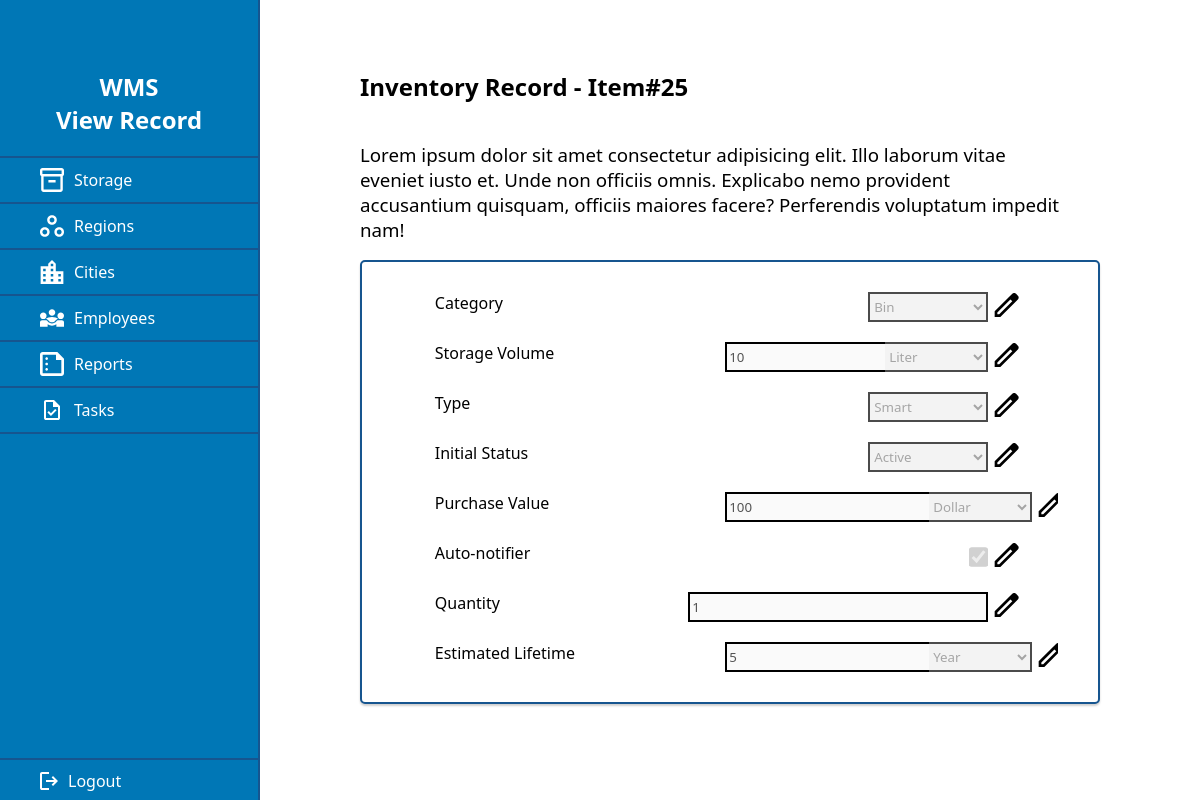
The page /view/storage/storage-view-record.php?id=25 (signed in) on the database as committed earlier.
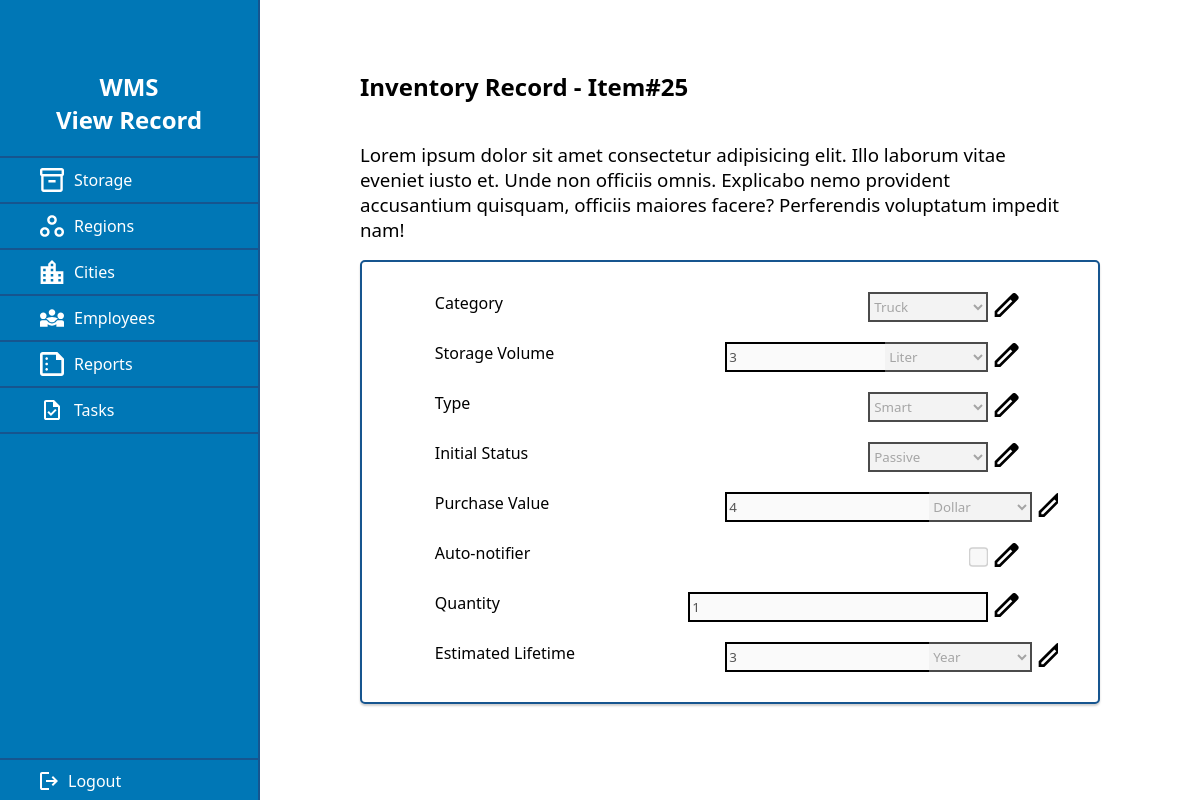
The same page on the database as committed later.
### tables this page shows
CREATE TABLE `storage` (
  `id` int(11) NOT NULL,
  `category` varchar(100) NOT NULL,
  `volume` int(11) NOT NULL,
  `volume_unit` varchar(100) NOT NULL,
  `type` varchar(100) NOT NULL,
  `initial_status` varchar(100) NOT NULL,
  `value` int(11) NOT NULL,
  `value_unit` varchar(100) NOT NULL,
  `autonotifier` varchar(100) NOT NULL,
  `quantity` int(11) NOT NULL,
  `lifetime` int(11) NOT NULL,
  `lifetime_unit` varchar(100) NOT NULL,
  `temporary_storage` varchar(100) NOT NULL,
  `modification_date` date DEFAULT NULL
);

### controller/ControllerAuth.php (called while the page is built, shortened)
<?php
    class ControllerAuth
    {
        static function getRoot()
        {
            $isHTTPS = !empty($_SERVER['HTTPS']);
            $protocol = $isHTTPS ? 'https' : 'http';
            $host = $_SERVER['HTTP_HOST'];
            $root = $protocol . '://' . $host;
            return $root;
        }
    }
?>

### controller/ControllerStorage.php (called while the page is built, shortened)
<?php
class ControllerStorage
{
    private $entity;
    public function __construct()
    {
        $this->entity = new Storage();
    }
    public function getRecord($qs, $root)
    {
        $queryString = $qs;
        $queryArray = [];
        parse_str($queryString, $queryArray);
        $id = isset($queryArray['id']) ? $queryArray['id'] : "false";
        $isEdit = isset($queryArray['edit']) ? $queryArray['edit'] : "false";
        if (sizeof($queryArray) > 0 && $id != "false") {
            $record = $this->fetchRecord(intval($queryArray['id']))[0];
        }
        $record['isEdit'] = $isEdit;
        return $record;
    }
    private function fetchRecord($id)
    {
        $queryResult =  $this->entity->getById($id);
        if ($queryResult->num_rows > 0) {
            $fetchResult = $queryResult->fetch_all(MYSQLI_ASSOC);
            return $fetchResult;
        }
        return false;
    }
}

### model/Storage.php (called while the page is built, shortened)
<?php
class Storage
{
    private $db;
    private $table = 'storage';
    private $id = 'id';
    public function __construct()
    {
        $this->db = new Database();
    }
    public function getById($value)
    {
        try {
            $result = $this->db->queryRaw("SELECT * FROM $this->table WHERE $this->id = $value");
            return $result;
        } catch (Exception $e) {
            var_dump($e->getMessage());
            return $e;
        }
        return false;
    }
}

### database/index.php (called while the page is built, shortened)
<?php
class Database
{
    private $connection;
    public function __construct(String $username = Constants::DB_USER, String $password = Constants::DB_PASSWORD)
    {
        $this->connection = new mysqli(Constants::DB_HOST, $username, $password, Constants::DB_NAME);
    }
    public function queryRaw(String $query): mysqli_result|String
    {
        try {
            return $this->connection->query($query);
        } catch (Exception $e) {
            return $e->getMessage();
        }
    }
}
?>

### view/storage/storage-view-record.php (the view, shortened to what the changed rows need)
<?php
    $auth = new ControllerAuth();
    $controller = new ControllerStorage();
    $auth->checkAuth();
    $root = $auth->getRoot();
    $record = $controller->getRecord($_SERVER['QUERY_STRING'], $root);
    function checkIsEdit($record, $type = "disabled") {
        $output = ($record['isEdit'] == "false") ? $type : "";
        echo $output;
        return $output == "";
    };
    function editBtn($record, $id = "") {
        $btn = "
        <button class='change-loc' type='button' style='background-color: transparent; border: none;'>
            <svg width='25' height='24' viewBox='0 0 25 24' fill='none' xmlns='http://www.w3.org/2000/svg'>
                <path
                    d='M3.33341 21.3333H5.23342L18.2667 8.3L16.3667 6.4L3.33341 19.4333V21.3333ZM0.666748 24V18.3333L18.2667 0.766667C18.5334 0.522222 18.8279 0.333333 19.1501 0.2C19.4723 0.0666667 19.8112 0 20.1667 0C20.5223 0 20.8667 0.0666667 21.2001 0.2C21.5334 0.333333 21.8223 0.533333 22.0667 0.8L23.9001 2.66667C24.1667 2.91111 24.3612 3.2 24.4834 3.53333C24.6056 3.86667 24.6667 4.2 24.6667 4.53333C24.6667 4.88889 24.6056 5.22778 24.4834 5.55C24.3612 5.87222 24.1667 6.16667 23.9001 6.43333L6.33342 24H0.666748ZM17.3001 7.36667L16.3667 6.4L18.2667 8.3L17.3001 7.36667Z'
                    fill='black' />
            </svg>
        </button>";
        $output = $record['isEdit'] == "false" ? $btn : "";
        echo $output;
    }
    $setSelected = function ($propName, $result) use($record) {
        if (isset($record[$propName]) && $record[$propName] == $result) {
            echo "selected";
        }
    };
    $setValue = function ($propName) use($record) {
        if (isset($record[$propName])) {
            $res = $record[$propName];
            echo " value='$res'";
        }
    };
    $setChecked = function ($propName) use($record) {
        if (isset($record[$propName]) && $record[$propName] == "on") {
            echo " checked";
        }
    };
?>
<!DOCTYPE html>
<html lang="en">
    <head>
        <link rel="stylesheet" href="../../css/index.css">
    </head>
    <body>
        <?php include("../header.php"); ?>
        <main class="storage-main">
            <h2 class="storage-header">Inventory Record - Item#<?php echo $record['id']?></h2>
            <section class="storage-subheader-wrapper">
                <h3 class="storage-subheader" style="max-width: 700px; font-weight: 500;"></h3>
            </section>
            <section class="storage-form-wrapper">
                <form class="storage-form" id="storage-form" action="../../utils/submission.php" method="POST">
                    <div class="storage-form-lines-wrapper">
                        <div class="storage-form-line">
                            <label for="storage-category">Category</label>
                            <select name="storage-category" id="storage-category" style="width: 120px;" required <?php checkIsEdit($record) ?>>
                                <option value="bin" <?php $setSelected('category', 'bin')?>>Bin</option>
                                <option value="truck" <?php $setSelected('category', 'truck') ?>>Truck</option>
                            </select>
                            <?php editBtn($record) ?>
                        </div>
                        <div class="storage-form-line">
                            <div style="width: 300px; text-align: end; display: flex;">
                                <input name="storage-volume" id="storage-volume" type="number" min="1" max="4000" style="flex-grow: 1;" required <?php checkIsEdit($record); $setValue('volume'); ?>>
                                <select name="storage-volume-unit" id="storage-volume-unit" required <?php checkIsEdit($record) ?>>
                                    <option value="liter" <?php $setSelected('volume_unit', 'liter') ?>>Liter</option>
                                </select>
                            </div>
                        </div>
                        <div class="storage-form-line">
                            <label for="storage-type">Type</label>
                            <select name="storage-type" id="storage-type" style="width: 120px;" required <?php checkIsEdit($record) ?>>
                                <option value="smart" <?php $setSelected('type', 'smart') ?>>Smart</option>
                            </select>
                        </div>
                        <div class="storage-form-line">
                            <label for="storage-initial-status">Initial Status</label>
                            <select name="storage-initial-status" id="storage-initial-status" style="width: 120px;" required <?php checkIsEdit($record) ?>>
                                <option value="active" <?php $setSelected('initial_status', 'active') ?>>Active</option>
                                <option value="passive" <?php $setSelected('initial_status', 'passive') ?>>Passive</option>
                            </select>
                        </div>
                        <div class="storage-form-line">
                            <div style="width: 300px; text-align: end; display: flex;">
                                <input name="storage-value" id="storage-value" type="number" min="1" style="flex-grow: 1;" required <?php checkIsEdit($record); $setValue('value');  ?>>
                                <select name="storage-value-unit" id="storage-value-unit" required <?php checkIsEdit($record) ?>>
                                    <option <?php $setSelected('value_unit', 'dollar') ?> value="dollar">Dollar</option>
                                </select>
                            </div>
                        </div>
                        <div class="storage-form-line">
                            <label for="storage-notifier">Auto-notifier</label>
                            <input type="checkbox" name="storage-notifier" id="storage-notifier" <?php checkIsEdit($record); $setChecked('autonotifier');  ?>>
                        </div>
                        <div class="storage-form-line">
                            <label for="storage-quantity">Quantity</label>
                            <input type="number" min="1" name="storage-quantity" id="storage-quantity" style="width: 300px" required <?php checkIsEdit($record); $setValue('quantity');  ?>>
                        </div>
                        <div class="storage-form-line">
                            <div style="width: 300px; text-align: end; display: flex;">
                                <input name="storage-estimated-lifetime" id="storage-estimated-lifetime" type="number" min="1" style="flex-grow: 1;" required <?php checkIsEdit($record); $setValue('lifetime'); ?>>
                                <select name="storage-estimated-lifetime-unit" id="storage-estimated-lifetime-unit" required <?php checkIsEdit($record) ?>>
                                    <option <?php $setSelected('lifetime_unit', 'year') ?> value="year">Year</option>
                                </select>
                            </div>
                        </div>
                    </div>
                </form>
            </section>
            <div style="width: 100%; padding-top: 20px; margin: auto;">
            </div>
        </main>
    </body>
</html>

Rows that differ between the two databases and show on the page:
changed storage "Liter": storage-category "Bin" → "Truck"; storage-volume "10" → "3"; storage-initial-status "Active" → "Passive"; storage-value "100" → "4"; autonotifier "☑" → "☐"; storage-estimated-lifetime "5" → "3"
